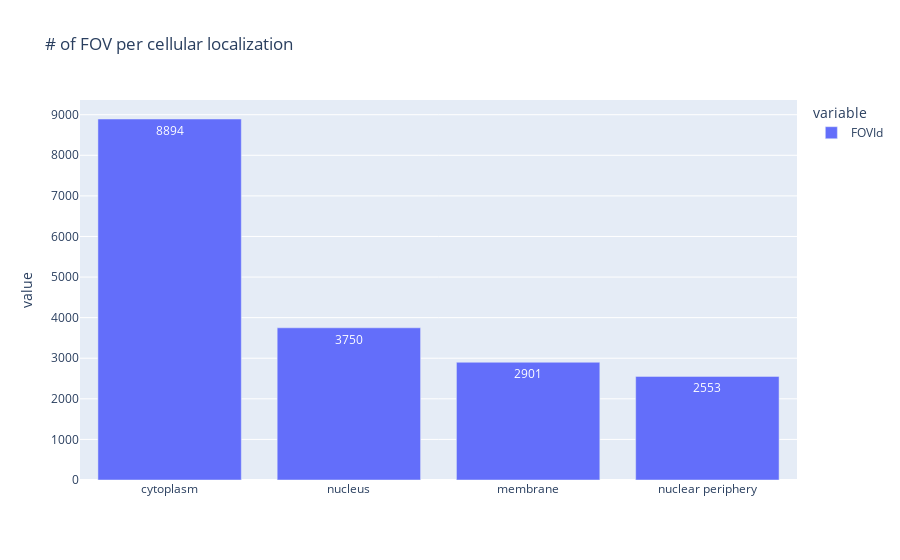

Source (notebook cell):
### Markdown cell above
The number of FOVs isn't evenly distributed between the cell lines. In addition, the number of cells in an FOV varies based on position of the colony as well as the confluence of the wells. We can visualize the distribution of cells per FOV using a violin plot. We can parse the dataframe to calculate the number of cells per FOVId grouped by gene and then merge these counts into a new data frame for easy access later. Then we can visualize using a violin plot.

The groupby function is very handy for performing operations across different grouped columns. For example we can easily replace the above code with a different column - say `cell component` to understand how many FOVs were captured for structures residing in particular cellular localizations.

### Code cell
fig_fovstruc = px.bar(df.groupby(['Cellular Component']).FOVId.nunique(),text_auto=True,title="# of FOV per cellular localization")
fig_fovstruc.update_layout(xaxis=dict(categoryorder="total descending"),overwrite=True)
fig_fovstruc.show()

### Figure 1 — Plotly figure (JSON) as saved in the notebook; plotly's stock layout.template omitted (floating-point values rounded to 4 significant figures)
{"data": [{"alignmentgroup": "True", "hovertemplate": "variable=FOVId<br>Cellular Component=%{x}<br>value=%{y}<extra></extra>", "legendgroup": "FOVId", "marker": {"color": "#636efa", "pattern": {"shape": ""}}, "name": "FOVId", "offsetgroup": "FOVId", "orientation": "v", "showlegend": true, "textposition": "auto", "texttemplate": "%{y}", "type": "bar", "x": ["cytoplasm", "membrane", "nuclear periphery", "nucleus"], "xaxis": "x", "y": [8894, 2901, 2553, 3750], "yaxis": "y"}], "layout": {"autosize": true, "barmode": "relative", "legend": {"title": {"text": "variable"}, "tracegroupgap": 0}, "title": {"text": "# of FOV per cellular localization"}, "xaxis": {"autorange": true, "categoryorder": "total descending", "range": [-0.5, 3.5], "type": "category"}, "yaxis": {"anchor": "x", "autorange": true, "domain": [0, 1], "range": [0, 9362.0], "title": {"text": "value"}, "type": "linear"}}}
